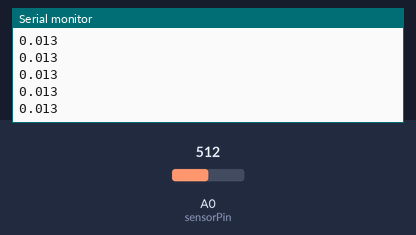
Bench run of a sketch on a simulated Arduino Uno, built with avr-gcc and run on an emulated ATmega328P. Shown: the last lines printed to the serial monitor. Inputs (shaded band) come from the test bench; at power-on: A0 (sensorPin) = 512.

Above: at 1.2 s.
1.3 s: A0 (sensorPin) set to 716
At 1.31 s:
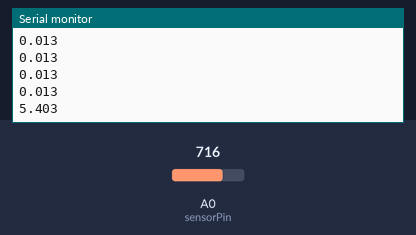
2.8 s: A0 (sensorPin) set to 900
At 2.82 s:
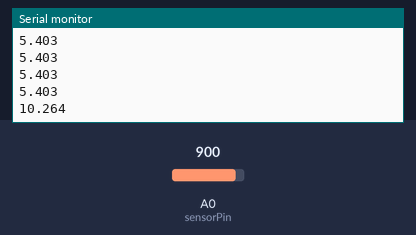
Timing chart, 0 to 5.8 s (numbered marks = the images above; inputs shaded):
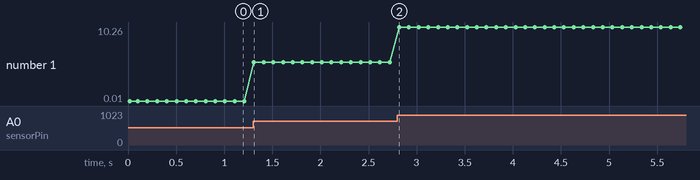

The sketch:

sensorACS712.ino
```cpp
const int sensorPin = A0;      // Pin conectado a OUT del ACS712
const float VCC = 5.0;         // Voltaje del Arduino
const int mVperAmp = 185;      // Para el modelo de 5A

void setup() {
  Serial.begin(9600);
  Serial.println("Corriente (A)"); // Etiqueta para el Serial Plotter
}

void loop() {
  int sensorValue = analogRead(sensorPin);
  float voltage = (sensorValue / 1023.0) * VCC;
  float current = (voltage - 2.5) * 1000 / mVperAmp;

  Serial.println(current, 3);  // Envío de datos al Plotter

  delay(100);                  // Intervalo de actualización
}
```

Measured:
- after the input at 1.3 s, the serial monitor: prints a new line at once (image 1)
- after the input at 2.8 s, the serial monitor: prints a new line at once (image 2)
- plotted number 1: 0.01 → 5.4 after the input at 1.3 s, 5.4 → 10.26 after the input at 2.8 s
